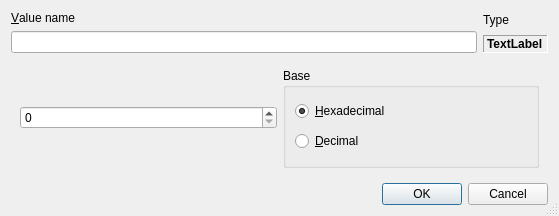
<?xml version="1.0" encoding="UTF-8"?>
<ui version="4.0">
 <class>CValueEditor</class>
 <widget class="QDialog" name="CValueEditor">
  <property name="geometry">
   <rect>
    <x>0</x>
    <y>0</y>
    <width>559</width>
    <height>216</height>
   </rect>
  </property>
  <property name="windowTitle">
   <string>Registry value editor</string>
  </property>
  <property name="sizeGripEnabled">
   <bool>true</bool>
  </property>
  <property name="modal">
   <bool>true</bool>
  </property>
  <layout class="QVBoxLayout" name="verticalLayout_9">
   <item>
    <layout class="QHBoxLayout" name="horizontalLayout_3">
     <item>
      <layout class="QVBoxLayout" name="verticalLayout">
       <item>
        <widget class="QLabel" name="label">
         <property name="text">
          <string>&amp;Value name</string>
         </property>
         <property name="buddy">
          <cstring>editValueName</cstring>
         </property>
        </widget>
       </item>
       <item>
        <widget class="QLineEdit" name="editValueName">
         <property name="readOnly">
          <bool>true</bool>
         </property>
        </widget>
       </item>
      </layout>
     </item>
     <item>
      <layout class="QVBoxLayout" name="verticalLayout_2">
       <item>
        <widget class="QLabel" name="label_5">
         <property name="text">
          <string>Type</string>
         </property>
        </widget>
       </item>
       <item>
        <widget class="QLabel" name="labelType">
         <property name="font">
          <font>
           <weight>75</weight>
           <bold>true</bold>
          </font>
         </property>
         <property name="frameShape">
          <enum>QFrame::Panel</enum>
         </property>
         <property name="frameShadow">
          <enum>QFrame::Sunken</enum>
         </property>
         <property name="text">
          <string>TextLabel</string>
         </property>
         <property name="margin">
          <number>3</number>
         </property>
        </widget>
       </item>
      </layout>
     </item>
    </layout>
   </item>
   <item>
    <widget class="QStackedWidget" name="stack">
     <property name="currentIndex">
      <number>0</number>
     </property>
     <widget class="QWidget" name="page_dword">
      <layout class="QHBoxLayout" name="horizontalLayout_2">
       <item>
        <widget class="QSpinBox" name="spinDWORD">
         <property name="displayIntegerBase">
          <number>16</number>
         </property>
        </widget>
       </item>
       <item>
        <widget class="QGroupBox" name="groupBox">
         <property name="title">
          <string>Base</string>
         </property>
         <layout class="QVBoxLayout" name="verticalLayout_3">
          <item>
           <widget class="QRadioButton" name="radioDWORD16">
            <property name="text">
             <string>&amp;Hexadecimal</string>
            </property>
            <property name="checked">
             <bool>true</bool>
            </property>
           </widget>
          </item>
          <item>
           <widget class="QRadioButton" name="radioDWORD10">
            <property name="text">
             <string>&amp;Decimal</string>
            </property>
           </widget>
          </item>
         </layout>
        </widget>
       </item>
      </layout>
     </widget>
     <widget class="QWidget" name="page_sz">
      <layout class="QVBoxLayout" name="verticalLayout_5">
       <item>
        <spacer name="verticalSpacer_2">
         <property name="orientation">
          <enum>Qt::Vertical</enum>
         </property>
         <property name="sizeHint" stdset="0">
          <size>
           <width>20</width>
           <height>14</height>
          </size>
         </property>
        </spacer>
       </item>
       <item>
        <layout class="QVBoxLayout" name="verticalLayout_4">
         <item>
          <widget class="QLabel" name="label_2">
           <property name="text">
            <string>String value</string>
           </property>
          </widget>
         </item>
         <item>
          <widget class="QLineEdit" name="editString"/>
         </item>
        </layout>
       </item>
       <item>
        <spacer name="verticalSpacer">
         <property name="orientation">
          <enum>Qt::Vertical</enum>
         </property>
         <property name="sizeHint" stdset="0">
          <size>
           <width>20</width>
           <height>14</height>
          </size>
         </property>
        </spacer>
       </item>
      </layout>
     </widget>
     <widget class="QWidget" name="page_multisz">
      <layout class="QVBoxLayout" name="verticalLayout_7">
       <item>
        <layout class="QVBoxLayout" name="verticalLayout_6">
         <item>
          <widget class="QLabel" name="label_3">
           <property name="text">
            <string>Multistring value</string>
           </property>
          </widget>
         </item>
         <item>
          <widget class="QPlainTextEdit" name="editMultiString"/>
         </item>
        </layout>
       </item>
      </layout>
     </widget>
     <widget class="QWidget" name="page_hex">
      <layout class="QVBoxLayout" name="verticalLayout_8">
       <item>
        <widget class="QLabel" name="label_4">
         <property name="text">
          <string>Binary value</string>
         </property>
        </widget>
       </item>
       <item>
        <widget class="QWidget" name="widgetHex" native="true">
         <property name="sizePolicy">
          <sizepolicy hsizetype="Preferred" vsizetype="Expanding">
           <horstretch>0</horstretch>
           <verstretch>0</verstretch>
          </sizepolicy>
         </property>
        </widget>
       </item>
      </layout>
     </widget>
    </widget>
   </item>
   <item>
    <layout class="QHBoxLayout" name="horizontalLayout">
     <item>
      <spacer name="horizontalSpacer">
       <property name="orientation">
        <enum>Qt::Horizontal</enum>
       </property>
       <property name="sizeHint" stdset="0">
        <size>
         <width>40</width>
         <height>20</height>
        </size>
       </property>
      </spacer>
     </item>
     <item>
      <widget class="QPushButton" name="btnOk">
       <property name="text">
        <string>OK</string>
       </property>
       <property name="default">
        <bool>true</bool>
       </property>
      </widget>
     </item>
     <item>
      <widget class="QPushButton" name="btnCancel">
       <property name="text">
        <string>Cancel</string>
       </property>
      </widget>
     </item>
    </layout>
   </item>
  </layout>
 </widget>
 <resources/>
 <connections>
  <connection>
   <sender>btnCancel</sender>
   <signal>clicked()</signal>
   <receiver>CValueEditor</receiver>
   <slot>reject()</slot>
   <hints>
    <hint type="sourcelabel">
     <x>532</x>
     <y>383</y>
    </hint>
    <hint type="destinationlabel">
     <x>369</x>
     <y>383</y>
    </hint>
   </hints>
  </connection>
 </connections>
</ui>
